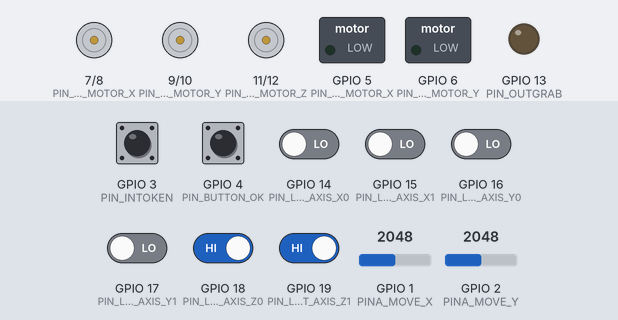
Simulated run of this sketch. Board: ESP32-S3. Parts: motor-driver pin pairs drawn as motors (green arrow = first pin HIGH = forward, orange = second pin HIGH = backward, longer = more drive), switched loads named in the sketch (green lamp = pin HIGH), output pins drawn as LEDs (lit = HIGH). Inputs (shaded band) come from the test bench; at power-on: GPIO 3 (PIN_INTOKEN), GPIO 18 (PIN_LIMIT_AXIS_Z0), GPIO 19 (PIN_LIMIT_AXIS_Z1) HIGH, GPIO 4 (PIN_BUTTON_OK), GPIO 14 (PIN_LIMIT_AXIS_X0), GPIO 15 (PIN_LIMIT_AXIS_X1), GPIO 16 (PIN_LIMIT_AXIS_Y0), GPIO 17 (PIN_LIMIT_AXIS_Y1) LOW, GPIO 1 (PINA_MOVE_X) = 2048, GPIO 2 (PINA_MOVE_Y) = 2048. What the sketch prints to the serial monitor is not drawn.

Above: at 1.8 s.
1.9 s: GPIO 3 (PIN_INTOKEN) pulled LOW for 1.2 s
At 3.4 s:
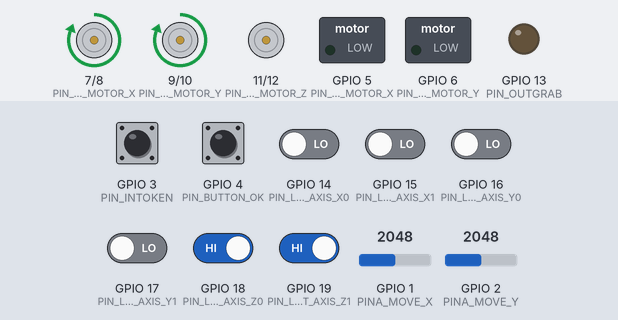
4.6 s: GPIO 1 (PINA_MOVE_X) set to 491
At 6.1 s:
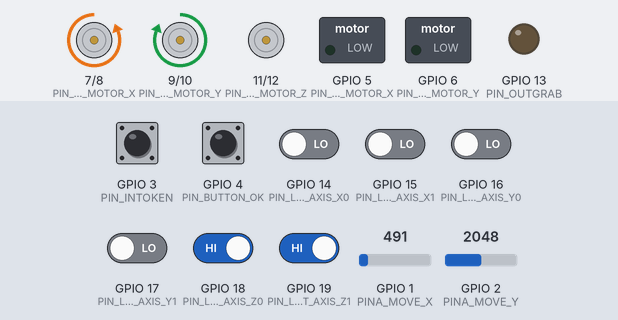
6.5 s: GPIO 2 (PINA_MOVE_Y) set to 491
At 7.7 s:
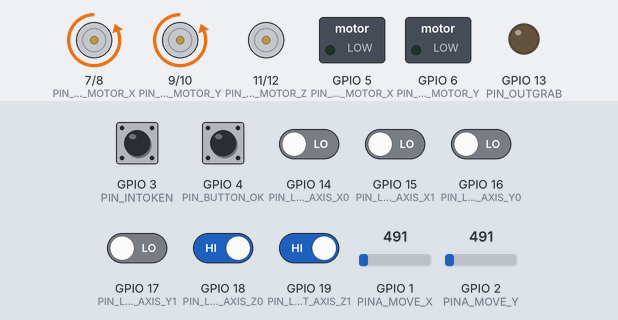
8.5 s: GPIO 4 (PIN_BUTTON_OK) pulled HIGH for 1.2 s
At 11.1 s:
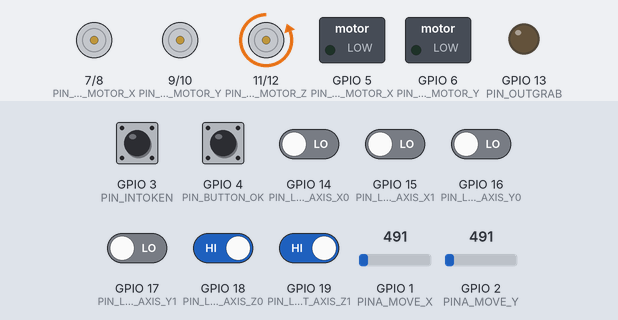
11.5 s: GPIO 18 (PIN_LIMIT_AXIS_Z0) driven LOW
At 35.2 s:
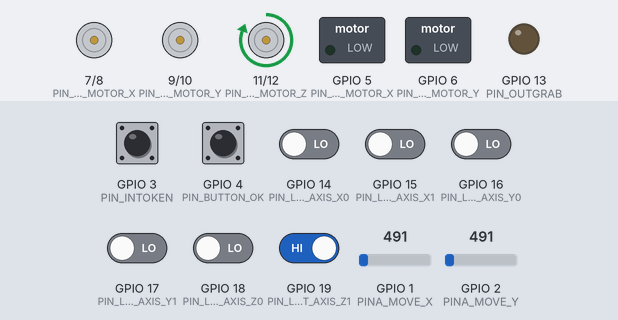
Timing chart, 0 to 35.5 s (numbered marks = the images above; inputs shaded):
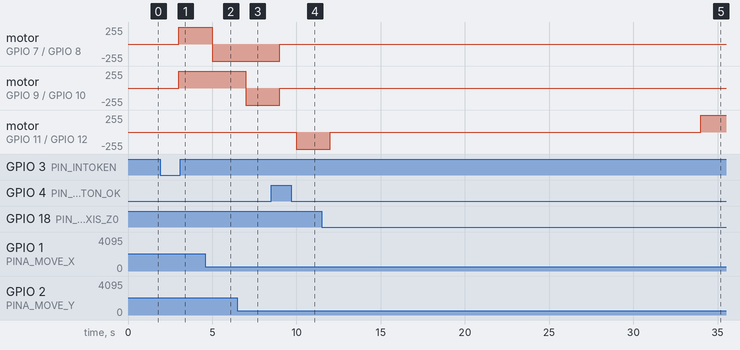

Measured:
- after the input at 1.9 s, motor on GPIO 7 (PIN_OUTFORWARD_MOTOR_X) / GPIO 8 (PIN_OUTREVERSE_MOTOR_X), motor on GPIO 9 (PIN_OUTFORWARD_MOTOR_Y) / GPIO 10 (PIN_OUTREVERSE_MOTOR_Y): stopped → forward 255/255 after 1.1 s
- after the input at 4.6 s, motor on GPIO 7 (PIN_OUTFORWARD_MOTOR_X) / GPIO 8 (PIN_OUTREVERSE_MOTOR_X): forward 255/255 → backward 255/255 after 0.40 s
- after the input at 6.5 s, motor on GPIO 9 (PIN_OUTFORWARD_MOTOR_Y) / GPIO 10 (PIN_OUTREVERSE_MOTOR_Y): forward 255/255 → backward 255/255 after 0.50 s
- after the input at 8.5 s, motor on GPIO 7 (PIN_OUTFORWARD_MOTOR_X) / GPIO 8 (PIN_OUTREVERSE_MOTOR_X), motor on GPIO 9 (PIN_OUTFORWARD_MOTOR_Y) / GPIO 10 (PIN_OUTREVERSE_MOTOR_Y): backward 255/255 → stopped after 0.50 s; motor on GPIO 11 (PIN_OUTFORWARD_MOTOR_Z) / GPIO 12 (PIN_OUTREVERSE_MOTOR_Z): stopped → backward 255/255 after 1.5 s
- after the input at 11.5 s, motor on GPIO 11 (PIN_OUTFORWARD_MOTOR_Z) / GPIO 12 (PIN_OUTREVERSE_MOTOR_Z): backward 255/255 → stopped after 0.50 s, → forward 255/255 22.0 s later

The sketch:

BaseLuckyDoll.ino
```cpp
/**
 * @file .ino
 *
 * Project Base Lucky Doll
 *
 * @author  S.Sarawut
 * @date    2223/06/08
 */
#define PINA_MOVE_X   1
#define PINA_MOVE_Y   2
#define PIN_INTOKEN   3
#define PIN_BUTTON_OK 4
#define PIN_OUTPWM_MOTOR_X     5
#define PIN_OUTPWM_MOTOR_Y     6
#define PIN_OUTFORWARD_MOTOR_X 7
#define PIN_OUTREVERSE_MOTOR_X 8
#define PIN_OUTFORWARD_MOTOR_Y 9
#define PIN_OUTREVERSE_MOTOR_Y 10
#define PIN_OUTFORWARD_MOTOR_Z 11
#define PIN_OUTREVERSE_MOTOR_Z 12
#define PIN_OUTGRAB            13
#define PIN_LIMIT_AXIS_X0      14
#define PIN_LIMIT_AXIS_X1      15
#define PIN_LIMIT_AXIS_Y0      16
#define PIN_LIMIT_AXIS_Y1      17
#define PIN_LIMIT_AXIS_Z0      18
#define PIN_LIMIT_AXIS_Z1      19

bool isToken = false;
bool isOK = false;
bool recordt_old = false;
int ix = 0;
int num_Token = 0;
int t_countdown = 0;
const int pwm_channel_x = 0;
const int pwm_channel_y = 0;
const int frequence = 5000;
const int resolution = 8;
unsigned long t_old = 0;

void readToken(){
  isToken = true;
  if(isToken) num_Token++; isToken = false;
}

void readButtonOK(){
  if(ix == 1 && recordt_old == true){ isOK = true; }
}

void motor_stop_x() {
  digitalWrite(PIN_OUTFORWARD_MOTOR_X, LOW);
  digitalWrite(PIN_OUTREVERSE_MOTOR_X, LOW);
  ledcWrite(PIN_OUTPWM_MOTOR_X, 00);
}

void motor_stop_y() {
  digitalWrite(PIN_OUTFORWARD_MOTOR_Y, LOW);
  digitalWrite(PIN_OUTREVERSE_MOTOR_Y, LOW);
  ledcWrite(PIN_OUTPWM_MOTOR_Y, 00);
}

void motor_forward_x(uint8_t speed, uint8_t st_brake) {
  if(st_brake == LOW) {
  	digitalWrite(PIN_OUTFORWARD_MOTOR_X, LOW);
  	digitalWrite(PIN_OUTREVERSE_MOTOR_X, HIGH);
  	ledcWrite(PIN_OUTPWM_MOTOR_X, speed);
  }
  else { motor_stop_x(); }
}

void motor_reverse_x(uint8_t speed, uint8_t st_brake) {
  if(st_brake == LOW) {
    digitalWrite(PIN_OUTFORWARD_MOTOR_X, HIGH);
    digitalWrite(PIN_OUTREVERSE_MOTOR_X, LOW);
    ledcWrite(PIN_OUTPWM_MOTOR_X, speed);
  }
  else { motor_stop_x(); }
}

void motor_forward_y(uint8_t speed, uint8_t st_brake) {
  if(st_brake == LOW) {
    digitalWrite(PIN_OUTFORWARD_MOTOR_Y, LOW);
  	digitalWrite(PIN_OUTREVERSE_MOTOR_Y, HIGH);
  	ledcWrite(PIN_OUTPWM_MOTOR_Y, speed);
  }
  else { motor_stop_y(); }
}

void motor_reverse_y(uint8_t speed, uint8_t st_brake) {
  if(st_brake == LOW) {
    digitalWrite(PIN_OUTFORWARD_MOTOR_Y, HIGH);
    digitalWrite(PIN_OUTREVERSE_MOTOR_Y, LOW);
    ledcWrite(PIN_OUTPWM_MOTOR_Y, speed);
  }
  else { motor_stop_y(); }
}

void setup(){
  pinMode(PIN_INTOKEN, INPUT);
  pinMode(PIN_BUTTON_OK, INPUT);
  pinMode(PIN_LIMIT_AXIS_X0, INPUT);
  pinMode(PIN_LIMIT_AXIS_X1, INPUT);
  pinMode(PIN_LIMIT_AXIS_Y0 , INPUT);
  pinMode(PIN_LIMIT_AXIS_Y1, INPUT);
  pinMode(PIN_LIMIT_AXIS_Z0, INPUT);
  pinMode(PIN_LIMIT_AXIS_Z1, INPUT);

  pinMode(PIN_OUTPWM_MOTOR_X, OUTPUT);
  pinMode(PIN_OUTPWM_MOTOR_Y, OUTPUT);
  pinMode(PIN_OUTFORWARD_MOTOR_X, OUTPUT);
  pinMode(PIN_OUTREVERSE_MOTOR_X, OUTPUT);
  pinMode(PIN_OUTFORWARD_MOTOR_Y, OUTPUT);
  pinMode(PIN_OUTREVERSE_MOTOR_Y, OUTPUT);
  pinMode(PIN_OUTFORWARD_MOTOR_Z, OUTPUT);
  pinMode(PIN_OUTREVERSE_MOTOR_Z, OUTPUT);
  pinMode(PIN_OUTGRAB, OUTPUT);

  ledcSetup(pwm_channel_x, frequence, resolution);
  ledcSetup(pwm_channel_y, frequence, resolution);
  ledcAttachPin(PIN_OUTPWM_MOTOR_X, pwm_channel_x);
  ledcAttachPin(PIN_OUTPWM_MOTOR_Y, pwm_channel_y);

  attachInterrupt(digitalPinToInterrupt(PIN_INTOKEN), readToken, FALLING);
  attachInterrupt(digitalPinToInterrupt(PIN_BUTTON_OK), readButtonOK, CHANGE);

  Serial.begin(115200);
  Serial.println("- Starting Lucky Doll...");
}

void loop(){
  //1023, 515, 0
  int var_move_x = analogRead(PINA_MOVE_X);
  int var_move_y = analogRead(PINA_MOVE_Y);

  int var_safety_x0 = digitalRead(PIN_LIMIT_AXIS_X0);
  int var_safety_x1 = digitalRead(PIN_LIMIT_AXIS_X1);
  int var_safety_y0 = digitalRead(PIN_LIMIT_AXIS_Y0 );
  int var_safety_y1 = digitalRead(PIN_LIMIT_AXIS_Y1);
  int var_move_z0   = digitalRead(PIN_LIMIT_AXIS_Z0);
  int var_move_z1   = digitalRead(PIN_LIMIT_AXIS_Z1);

  switch (ix) {
    case 0:
      if(num_Token > 0){ ix++; }
      break;

    case 1:
      if(recordt_old == false && (var_move_x != 515 || var_move_y != 515)){
        recordt_old = true;
        num_Token--;
        t_countdown = 30;
      }

      if(var_move_x < 515){
        var_move_x = map(var_move_x, 515, 0, 50, 255);
        motor_forward_x(var_move_x, var_safety_x0);
      }
      else if(var_move_x > 515){
        var_move_x = map(var_move_x, 515, 1023, 50, 255);
        motor_reverse_x(var_move_x, var_safety_x1);
      }
      else{
        motor_stop_x();
      }

      if(var_move_y < 515){
        var_move_y = map(var_move_y, 515, 0, 50, 255);
        motor_forward_y(var_move_y, var_safety_y0);
      }
      else if(var_move_y > 515){
        var_move_y = map(var_move_y, 515, 1023, 50, 255);
        motor_reverse_y(var_move_y, var_safety_y1);
      }
      else{
        motor_stop_y();
      }

      if(isOK || t_countdown == 0){
        isOK = false;
        recordt_old = false;
        ix++;
        t_countdown = 0;

        motor_stop_x();
        motor_stop_y();
      }
      break;

    case 2:
      if(var_move_z0 == LOW){
        ix++;
        t_countdown = 10;

        digitalWrite(PIN_OUTFORWARD_MOTOR_Z, LOW);
        digitalWrite(PIN_OUTREVERSE_MOTOR_Z, LOW);
      }
      else{
        digitalWrite(PIN_OUTFORWARD_MOTOR_Z, LOW);
        digitalWrite(PIN_OUTREVERSE_MOTOR_Z, HIGH);
      }
      break;

    case 3:
      if(t_countdown == 0){ ix++; }
      break;

    case 4:
      ix++;
      t_countdown = 10;
      digitalWrite(PIN_OUTGRAB, LOW);
      break;

    case 5:
      if(t_countdown == 0){ ix++; }
      break;

    case 6:
      if(var_move_z1 == LOW){
        ix++;

        digitalWrite(PIN_OUTFORWARD_MOTOR_Z, LOW);
        digitalWrite(PIN_OUTREVERSE_MOTOR_Z, LOW);
      }
      else{
        digitalWrite(PIN_OUTFORWARD_MOTOR_Z, HIGH);
        digitalWrite(PIN_OUTREVERSE_MOTOR_Z, LOW);
      }
      break;

    case 7:
      if(var_safety_x1 == LOW && var_safety_y1 == LOW){
        ix++;
        t_countdown = 10;

        motor_stop_x();
        motor_stop_y();
        digitalWrite(PIN_OUTGRAB, HIGH);
      }
      else{
        motor_reverse_x(100, var_safety_x1);
        motor_reverse_y(100, var_safety_y1);
      }
      break;

    case 8:
      if(t_countdown == 0){ ix=0; }
      break;
  }

  while ((micros() - t_old) < 1000000L); t_old = micros();
  if(t_countdown > 0) { t_countdown--; }
}
```
